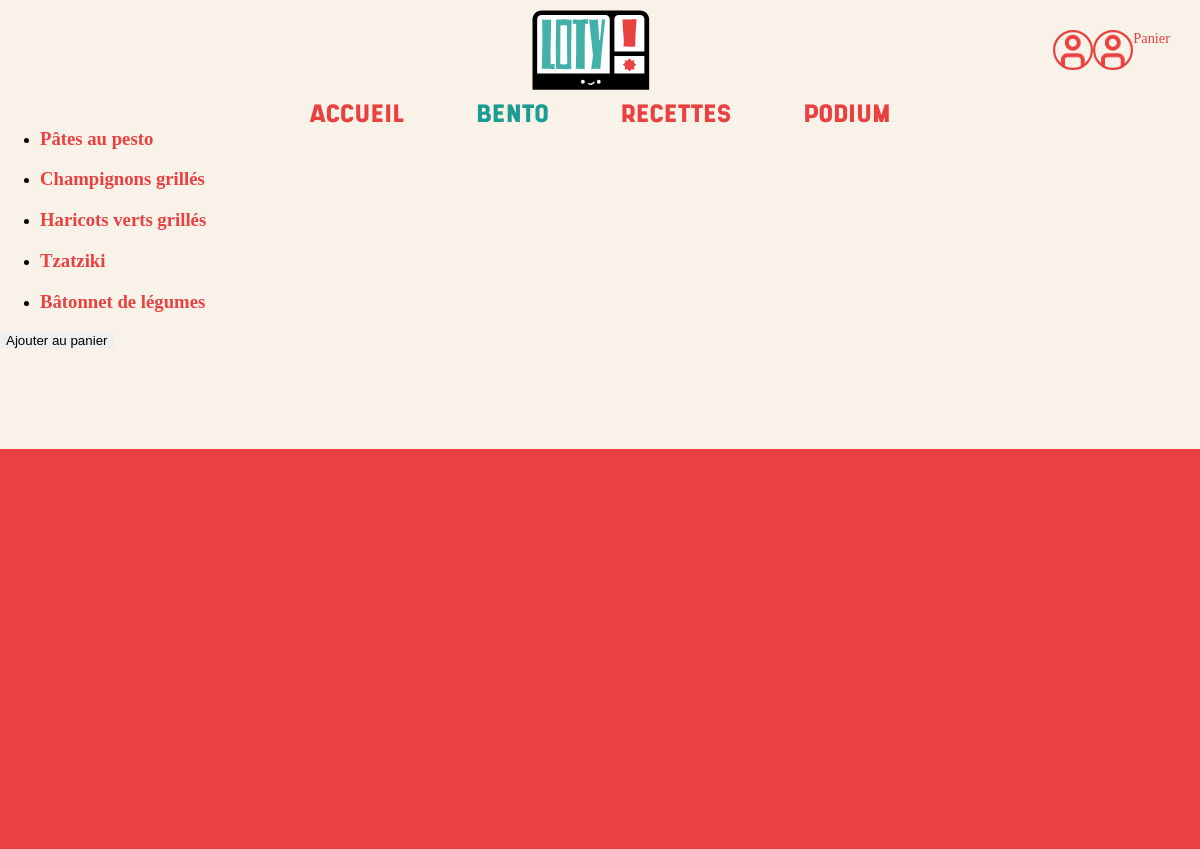
The page /bento/view?id=19 (signed in) on the database its author committed.
### tables this page shows
CREATE TABLE IF NOT EXISTS `bento` (
  `id_bento` int NOT NULL AUTO_INCREMENT,
  `bento_nom` text NOT NULL,
  `description` text NOT NULL,
  `id_user` int NOT NULL,
  `date_creation` datetime NOT NULL DEFAULT CURRENT_TIMESTAMP,
  `image_src` text,
  PRIMARY KEY (`id_bento`),
  KEY `user_bento` (`id_user`)
);

CREATE TABLE IF NOT EXISTS `recette` (
  `id_recette` int NOT NULL AUTO_INCREMENT,
  `recette_nom` varchar(175) NOT NULL,
  `id_user` int NOT NULL,
  `type` varchar(45) NOT NULL,
  `id_type` int NOT NULL,
  PRIMARY KEY (`id_recette`),
  KEY `user recette` (`id_user`),
  KEY `fk_recette_type` (`id_type`)
);

### pages/bento/view.php (the view, shortened to what this page needs)
<?php
global $conn;
$bentoId = (int)$_GET['id'];
$sql = "
SELECT
    bento.id_bento,
    bento.bento_nom,
    bento.description,
    recette.id_recette,
    recette.recette_nom
FROM bento
LEFT JOIN bento_recettes ON bento.id_bento = bento_recettes.id_bento
LEFT JOIN recette ON bento_recettes.id_recette = recette.id_recette
WHERE bento.id_bento = :bentoId
";
$stmt = $conn->prepare($sql);
$stmt->bindValue(':bentoId', $bentoId, PDO::PARAM_INT);
$stmt->execute();
$bentoData = $stmt->fetchAll(PDO::FETCH_ASSOC);
$bento = [
        'id' => $bentoData[0]['id_bento'],
        'nom' => $bentoData[0]['bento_nom'],
        'description' => $bentoData[0]['description']
];
$recipes = [];
foreach ($bentoData as $row) {
    if ($row['id_recette']) {
        $recipes[$row['id_recette']] = [
                'id' => $row['id_recette'],
                'nom' => $row['recette_nom']
        ];
    }
}
?>
<main class="bentoPageContainer">
    <header class="bentoHeader">
        <h1 class="bentoTitle">
        </h1>
    </header>
    <section class="bentoMainContent">
        <section class="bentoIdentity">
            <figure class="bentoImageWrapper">
                <?php if (!empty($bento['image_src'])): ?>
                    <img
                            src="<?= htmlspecialchars($bento['image_src']) ?>"
                            alt="Image du bento <?= htmlspecialchars($bento['nom']) ?>"
                            class="bentoImage"
                    >
                <?php else: ?>
                    <div class="bentoImage placeholder">Image bento</div>
                <?php endif; ?>
                <figcaption class="floatingActions">
                </figcaption>
            </figure>
            <p class="bentoDescription">
            </p>
        </section>
        <section class="bentoRecipes" aria-labelledby="bento-recipes-title">
            <h2 id="bento-recipes-title" class="recipesSectionTitle">
            </h2>
            <ul class="bentoRecipesList">
                <?php foreach ($recipes as $recipe): ?>
                    <li class="bentoRecipeItem">
                        <article class="bentoRecipeCard">
                            <a href="/recettes/view?id=<?= (int)$recipe['id'] ?>" class="bentoRecipeLink">
                                <h3 class="recipeName">
                                    <?= htmlspecialchars($recipe['nom']) ?>
                                </h3>
                            </a>
                        </article>
                    </li>
                <?php endforeach; ?>
            </ul>
        </section>
    </section>
    <section class="bentoActions">
        <form method="post" class="addToCartForm">
            <button type="submit" class="mainAddButton">
                Ajouter au panier
            </button>
        </form>
    </section>
</main>

### assets/css/main.css (style rules this page uses)
* { box-sizing: border-box; }
body { background-color: #F9F2E8; padding: 0; margin: 0; padding-top: 170px; }
a { text-decoration: none; color: #E94141; }
h2 { font-family: 'SHRIMP', sans-serif; font-weight: normal; margin: 0; padding: 0; }
p { font-family: 'FivoSans'; font-weight: normal; font-size: 0.9rem; margin: 0; }
button { border: none; margin-left: auto; }
.bentoHeader { position: relative; display: flex; align-items: center; justify-content: center; }
.bentoHeader h1 { position: absolute; color: #E94141; font-size: 3rem; font-family: 'SHRIMP', sans-serif; text-align: center; text-shadow: -5px -5px 0 #F9F2E8, 5px -5px 0 #F9F2E8, -5px 5px 0 #F9F2E8, 5px 5px 0 #F9F2E8; }

### index.php (style rules this page uses)
body { padding: 0; }

### rows shown on the page
bento: recette.recette_nom "Pâtes au pesto", recette.recette_nom "Champignons grillés", recette.recette_nom "Haricots verts grillés", recette.recette_nom "Tzatziki", recette.recette_nom "Bâtonnet de légumes"
